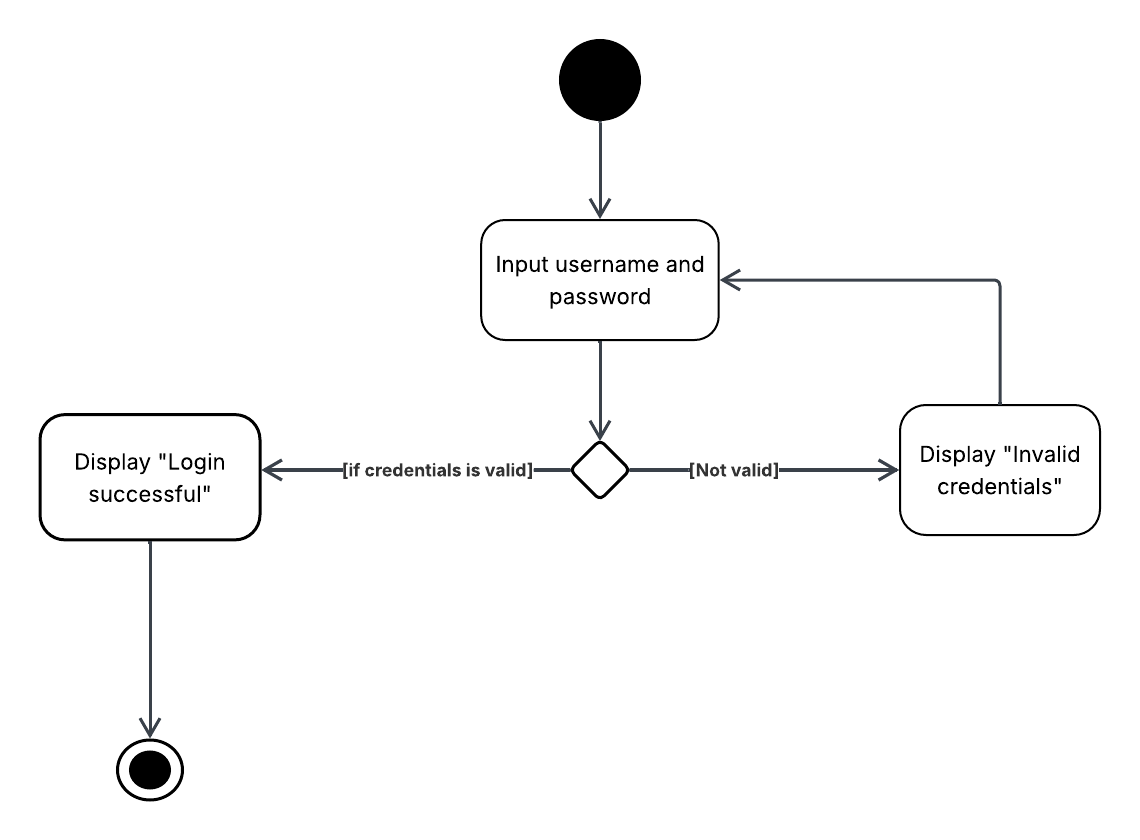
#> input picture images/login.png, 1140 x 840 px, found by its file name
$ python 'erosion copy completed.py'
#> lines starting #> are read from the running program, lines starting #| are printed output that depends on the picture; after the words box and inside, x2 and y2 are one past the last pixel; in counts of white or black regions, pixels touching at a corner belong together
import cv2
import numpy as np
import matplotlib.pyplot as plt

# ---------------- Step 0: Load image ----------------
def load_image(path):
    image = cv2.imread(path)
    gray = cv2.cvtColor(image, cv2.COLOR_BGR2GRAY)
    return image, gray

# ---------------- Step 1: Threshold ----------------
def threshold_image(gray, thresh_val=128):
    _, thresh = cv2.threshold(gray, thresh_val, 255, cv2.THRESH_BINARY_INV)
    return thresh

# ---------------- Step 2: Morphology ----------------
def extract_lines(thresh, vert_len=30, horiz_len=30):
    vertical_kernel = cv2.getStructuringElement(cv2.MORPH_RECT, (1, vert_len))
    horizontal_kernel = cv2.getStructuringElement(cv2.MORPH_RECT, (horiz_len, 1))

    vertical_lines = cv2.morphologyEx(thresh, cv2.MORPH_OPEN, vertical_kernel, iterations=2)
    horizontal_lines = cv2.morphologyEx(thresh, cv2.MORPH_OPEN, horizontal_kernel, iterations=2)

    return vertical_lines, horizontal_lines

# ---------------- Step 3: Contour detection ----------------
def get_segments(lines):
    contours, _ = cv2.findContours(lines, cv2.RETR_EXTERNAL, cv2.CHAIN_APPROX_SIMPLE)
    segments = [cv2.boundingRect(c) for c in contours]  # (x, y, w, h)
    return segments

# ---------------- Step 4: Find aligned pairs ----------------
def find_vertical_pairs(segments, y_tol=5, h_tol=5):
    pairs = []
    for i in range(len(segments)):
        for j in range(i+1, len(segments)):
            x1, y1, w1, h1 = segments[i]
            x2, y2, w2, h2 = segments[j]
            if abs(y1 - y2) <= y_tol and abs(h1 - h2) <= h_tol:
                pairs.append((segments[i], segments[j]))
    return pairs

def find_horizontal_pairs(segments, x_tol=5, w_tol=5):
    pairs = []
    for i in range(len(segments)):
        for j in range(i+1, len(segments)):
            x1, y1, w1, h1 = segments[i]
            x2, y2, w2, h2 = segments[j]
            if abs(x1 - x2) <= x_tol and abs(w1 - w2) <= w_tol:
                pairs.append((segments[i], segments[j]))
    return pairs

# ---------------- Step 5: Detect rectangles ----------------
def detect_rectangles(vertical_pairs, horizontal_pairs):
    rectangles = []
    for verticalpair in vertical_pairs:
        v1, v2 = verticalpair
        v_left_x = min(v1[0], v2[0])
        v_right_x = max(v1[0], v2[0]) + max(v1[2], v2[2])
        v_top_y = min(v1[1], v2[1])
        v_bottom_y = max(v1[1]+v1[3], v2[1]+v2[3])

        for horizontalpair in horizontal_pairs:
            h1, h2 = horizontalpair
            h_top_y = min(h1[1], h2[1])
            h_bottom_y = max(h1[1]+h1[3], h2[1]+h2[3])
            h_left_x = min(h1[0], h2[0])
            h_right_x = max(h1[0]+h1[2], h2[0]+h2[2])

            if h_left_x >= v_left_x and h_right_x <= v_right_x and v_top_y >= h_top_y and v_bottom_y <= h_bottom_y:
                h1Width = max(h1[2], h2[2])
                maxWidth = v_right_x - v_left_x
                v1Height = max(v1[3], v2[3])
                maxHeight = h_bottom_y - h_top_y

                if((maxWidth - h1Width) < 40 and (maxHeight - v1Height) < 40):
                    rectangles.append((v_left_x, h_top_y, v_right_x, h_bottom_y))
    return rectangles

# ---------------- Step 6: Draw rectangles & remove inner content ----------------
def draw_rectangles(image, rectangles, bg_color=(255, 255, 255)):
    image_rect = image.copy()
    for i, rect in enumerate(rectangles):
        x1, y1, x2, y2 = rect
        # Fill inside the rectangle with background color
        image_rect[y1-1:y2+1, x1-1:x2+1] = bg_color
        # Draw bounding rectangle
        # cv2.rectangle(image_rect, (x1-1, y1-1), (x2+1, y2+1), (0, 0, 255), 1)
        # Put index text above rectangle
        # cv2.putText(image_rect, str(i+1), (x1, y1-5), cv2.FONT_HERSHEY_SIMPLEX,
        #             0.5, (0, 0, 255), 1, cv2.LINE_AA)
    return image_rect

# ---------------- Step 7: Visualization ----------------
def visualize(vertical_lines, horizontal_lines, image_rect):
    plt.figure(figsize=(12,6))

    plt.subplot(1,3,1)
    plt.title("Vertical Lines")
    plt.imshow(vertical_lines, cmap="gray")
    plt.axis("off")

    plt.subplot(1,3,2)
    plt.title("Horizontal Lines")
    plt.imshow(horizontal_lines, cmap="gray")
    plt.axis("off")

    plt.subplot(1,3,3)
    plt.title("Rectangles detected in Image")
    plt.imshow(cv2.cvtColor(image_rect, cv2.COLOR_BGR2RGB))
    plt.axis("off")

    plt.tight_layout()
    plt.show()

# ---------------- Step 8: Arrow detection ----------------
def detect_arrows(image_clean, min_area=50, arrow_color=(0,0,255)):
    """
    Detect arrows in the image.
    image_clean: image with rectangles removed/cleaned
    min_area: minimum area to consider a contour as an arrow
    arrow_color: color to draw arrows
    """
    gray = cv2.cvtColor(image_clean, cv2.COLOR_BGR2GRAY)
    edges = cv2.Canny(gray, 50, 150)

    contours, _ = cv2.findContours(edges, cv2.RETR_EXTERNAL, cv2.CHAIN_APPROX_SIMPLE)

    arrow_image = image_clean.copy()
    arrows = []

    for c in contours:
        area = cv2.contourArea(c)
        if area < min_area:
            continue

        x, y, w, h = cv2.boundingRect(c)
        aspect_ratio = w / h if h != 0 else 0
        # Heuristic: arrows tend to be elongated
        if 0.3 < aspect_ratio < 3:
            arrows.append((x, y, x + w, y + h))
            cv2.rectangle(arrow_image, (x, y), (x+w, y+h), arrow_color, 1)

    print("Detected arrows (x1, y1, x2, y2):")
    for arrow in arrows:
        print(arrow)

    return arrow_image, arrows

# ---------------- Last 8: Main workflow ----------------
def main(image_path):
    image, gray = load_image(image_path)
#> in load_image, image is the input picture: shape (840, 1140, 3); mean B, G, R 249.4, 249.4, 249.4
    thresh = threshold_image(gray)
#> in threshold_image, `_, thresh = cv2.threshold(gray, thresh_val, 255, cv2.THRESH_BINARY_INV)`:
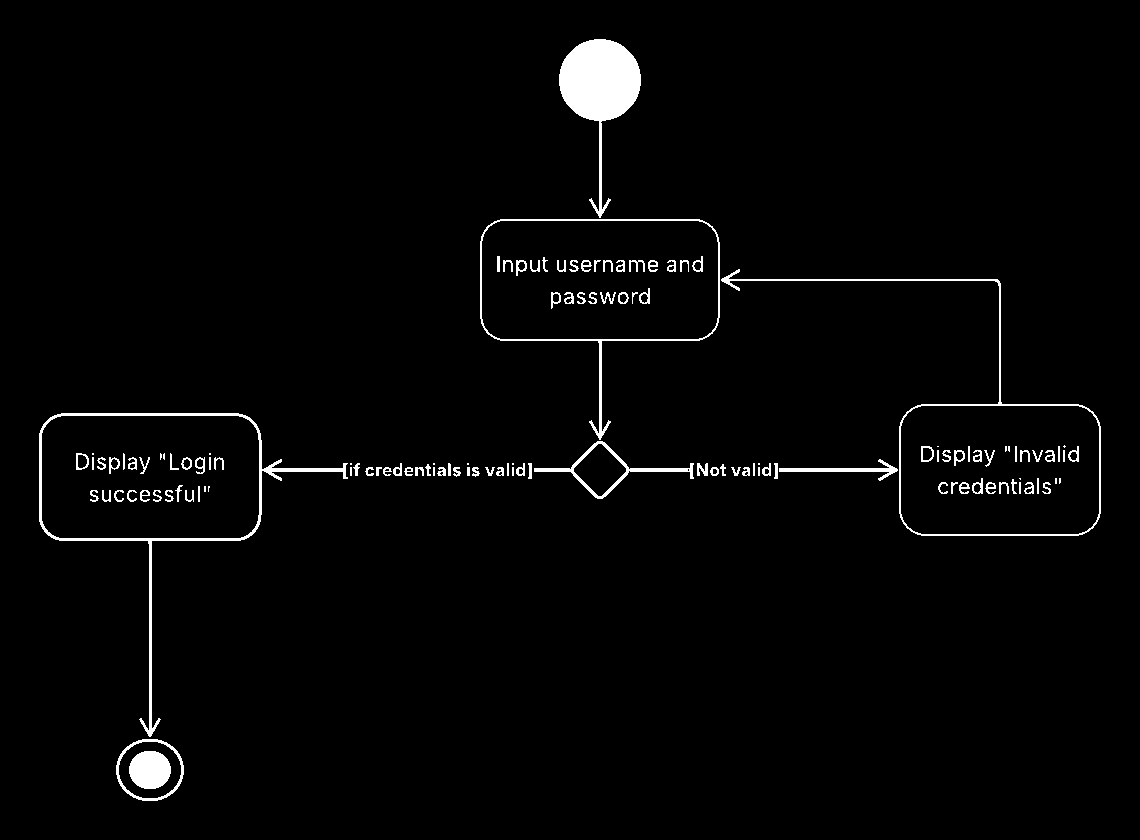
#> thresh: shape (840, 1140); 2.2% white; 127 white regions (22 under 20 px), largest, box (x1, y1, x2, y2) and area: (559, 39, 641, 218) 5667, (39, 413, 348, 737) 3103, (721, 269, 1101, 536) 2145
    vertical_lines, horizontal_lines = extract_lines(thresh)

    vertical_segments = get_segments(vertical_lines)
#> in get_segments, `contours, _ = cv2.findContours(lines, cv2.RETR_EXTERNAL, cv2.CHAIN_APP..`: contours = 10 contours; largest, box (x1, y1, x2, y2) and area: (572, 41, 628, 220) 4286, (149, 540, 152, 739) 396, (599, 341, 602, 442) 198, (39, 430, 42, 529) 184, (259, 432, 262, 527) 164
#> in get_segments, `segments = [cv2.boundingRect(c) for c in contours]`: segments = [(149, 540, 3, 199), (259, 432, 3, 95), (39, 430, 3, 99), (1099, 424, 2, 96), (899, 424, 2, 96), (599, 341, 3, 101), (999, 283, 2, 125), (718, 239, 2, 86), (480, 238, 2, 88), (572, 41, 56, 179)]
#> vertical_segments has the same summary as segments in get_segments
    horizontal_segments = get_segments(horizontal_lines)
#> in get_segments (call 2), `contours, _ = cv2.findContours(lines, cv2.RETR_EXTERNAL, cv2.CHAIN_APP..`: contours = 11 contours; largest, box (x1, y1, x2, y2) and area: (561, 52, 643, 108) 4093, (55, 538, 249, 541) 372, (56, 413, 248, 416) 364, (781, 468, 900, 472) 353, (723, 279, 1001, 281) 276
#> horizontal_segments = [(55, 538, 194, 3), (919, 534, 166, 2), (781, 468, 119, 4), (628, 468, 67, 4), (261, 468, 87, 4), (56, 413, 192, 3), (919, 404, 166, 2), (499, 339, 206, 2), (723, 279, 278, 2), (499, 219, 206, 2), (561, 52, 82, 56)]

    vertical_pairs = find_vertical_pairs(vertical_segments)
#> the loop in find_vertical_pairs, `for i in range(len(segments)):` made 10 passes
#> after the loop in find_vertical_pairs, `for i in range(len(segments)):`: pairs = [((259, 432, 3, 95), (39, 430, 3, 99)), ((1099, 424, 2, 96), (899, 424, 2, 96)), ((718, 239, 2, 86), (480, 238, 2, 88))]
#> vertical_pairs has the same summary as pairs in find_vertical_pairs
    horizontal_pairs = find_horizontal_pairs(horizontal_segments)
#> the loop in find_horizontal_pairs, `for i in range(len(segments)):` made 11 passes
#> after the loop in find_horizontal_pairs, `for i in range(len(segments)):`: pairs = [((55, 538, 194, 3), (56, 413, 192, 3)), ((919, 534, 166, 2), (919, 404, 166, 2)), ((499, 339, 206, 2), (499, 219, 206, 2))]
#> horizontal_pairs has the same summary as pairs in find_horizontal_pairs

    rectangles = detect_rectangles(vertical_pairs, horizontal_pairs)
#> the loop in detect_rectangles, `for verticalpair in vertical_pairs:` made 3 passes
#> (v1, v2, v_left_x, v_right_x, v_top_y, v_bottom_y) on passes 1 to 3: ((259, 432, 3, 95), (39, 430, 3, 99), 39, 262, 430, 529), ((1099, 424, 2, 96), (899, 424, 2, 96), 899, 1101, 424, 520), ((718, 239, 2, 86), (480, 238, 2, 88), 480, 720, 238, 326)
#> after the loop in detect_rectangles, `for verticalpair in vertical_pairs:`: rectangles = [(39, 413, 262, 541), (899, 404, 1101, 536), (480, 219, 720, 341)]

    # print("Detected rectangles (x1, y1, x2, y2):")
    # for rect in rectangles:
    #     print(rect)

    image_rect = draw_rectangles(image, rectangles)
#> the loop in draw_rectangles, `for i, rect in enumerate(rectangles):` made 3 passes
#> after the loop in draw_rectangles, `for i, rect in enumerate(rectangles):`:
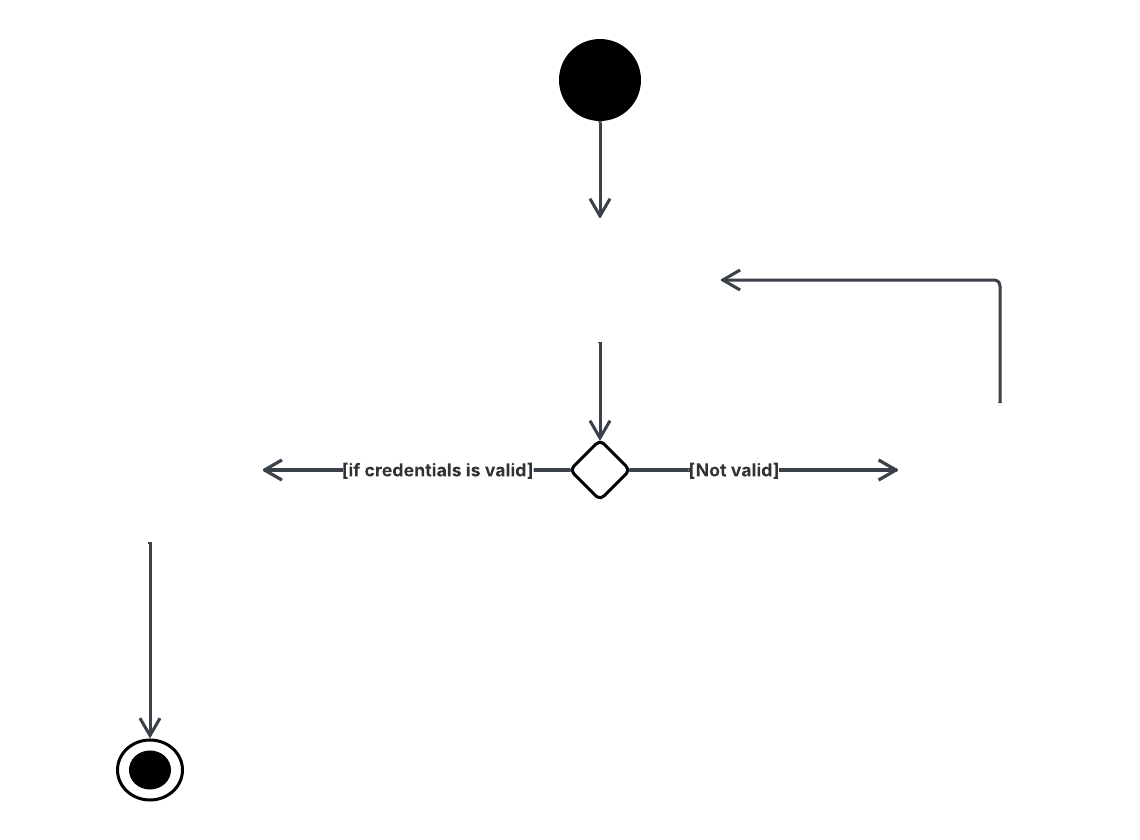
#> image_rect: shape (840, 1140, 3); 1.38% of pixels changed, all inside (x1, y1, x2, y2) = (38, 218, 1102, 542)

    # Step 9: Detect arrows in cleaned diagram
    arrow_image, arrows = detect_arrows(image_rect)
#> in detect_arrows, `edges = cv2.Canny(gray, 50, 150)`:
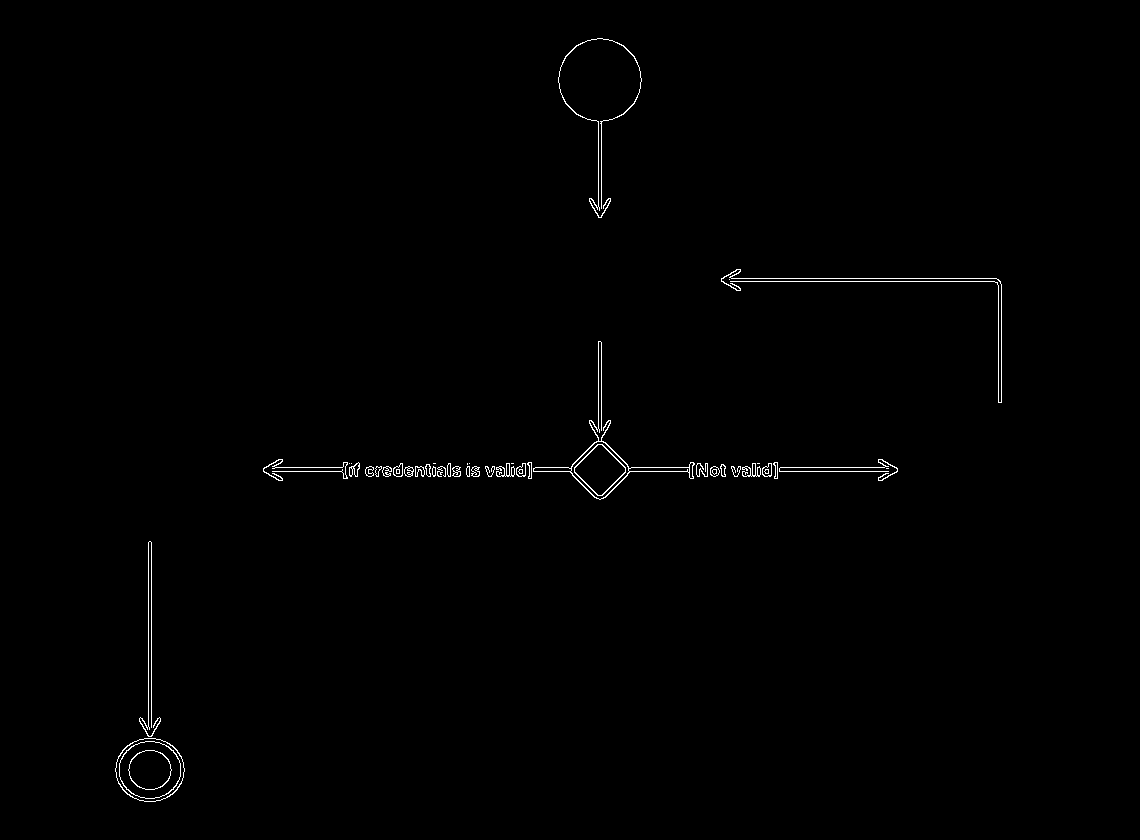
#> edges: shape (840, 1140); 0.55% white in thin lines or dots, all inside (x1, y1, x2, y2) = (115, 38, 1002, 802)
#> in detect_arrows, `contours, _ = cv2.findContours(edges, cv2.RETR_EXTERNAL, cv2.CHAIN_APP..`: contours = 42 contours, 14 with area under 20; largest, box (x1, y1, x2, y2) and area: (115, 738, 185, 802) 3405, (533, 341, 695, 500) 2576, (558, 38, 642, 218) 104, (762, 463, 772, 477) 92, (516, 463, 526, 477) 92
#> the loop in detect_arrows, `for c in contours:` made 42 passes
#> (area, x, y, w, h, aspect_ratio) on passes 1, 6, 8, 10, 13, 14, 17, 20: (3405, 115, 738, 70, 64, 1.09), (71, 710, 466, 10, 11, 0.909), (58.5, 471, 466, 9, 11, 0.818), (59, 452, 466, 9, 11, 0.818), (58, 415, 466, 10, 11, 0.909), (70, 404, 466, 10, 11, 0.909), (51, 365, 466, 9, 11, 0.818), (91.5, 762, 463, 10, 14, 0.714)
#> after the loop in detect_arrows, `for c in contours:`:
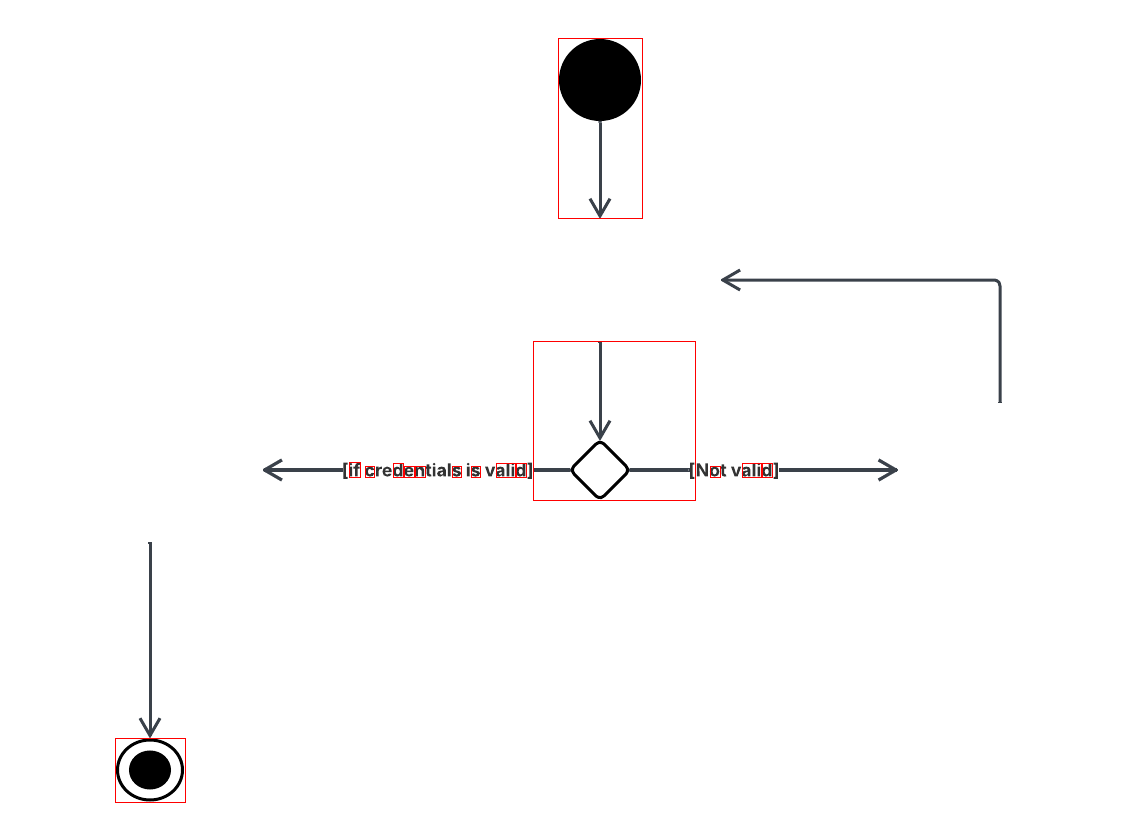
#> arrow_image: shape (840, 1140, 3); 0.21% of pixels changed, all inside (x1, y1, x2, y2) = (115, 38, 773, 803)
#> after the loop in detect_arrows, `for c in contours:`: arrows = 15 items, first 6: (115, 738, 185, 802), (710, 466, 720, 477), (471, 466, 480, 477), (452, 466, 461, 477), (415, 466, 425, 477), (404, 466, 414, 477)
#> the loop in detect_arrows, `for arrow in arrows:` made 15 passes
#> (printed output is left out)

    visualize(vertical_lines, horizontal_lines, image_rect)
#> in visualize, `plt.show()`:
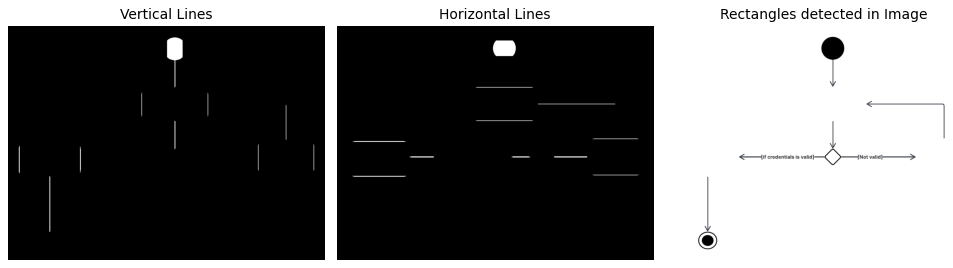
#> figure drawn by matplotlib, 3 panels
    # visualize(vertical_lines, horizontal_lines, arrow_image)

# ---------------- Run ----------------
main("./images/login.png")
